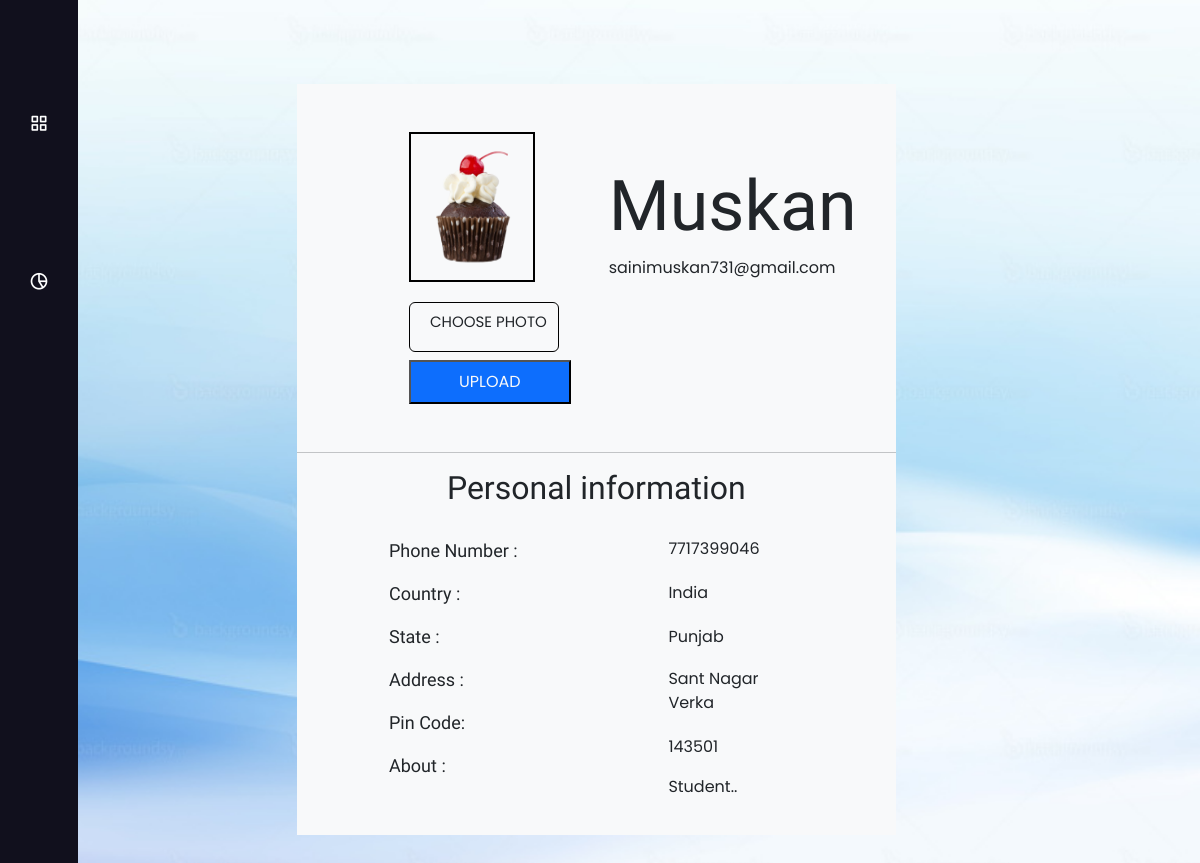
The page /UserProfile (signed in) on the database its author committed.
### imageapp/models.py (models this page shows, shortened)
class register(models.Model):
    name=models.CharField(max_length=100)
    email=models.EmailField()
    password=models.CharField(max_length=20)
    phoneno=models.CharField(max_length=13 ,blank=True ,null=True)
    Country=models.CharField(max_length=50 ,blank=True ,null=True)
    State=models.CharField(max_length=50 ,blank=True ,null=True)
    Address=models.CharField(max_length=100 ,blank=True ,null=True)
    Pincode=models.CharField(max_length=100 ,blank=True ,null=True)
    detail=models.CharField(max_length=500 ,blank=True ,null=True)
    profile=models.ImageField(upload_to="data",blank=True, null=True)

### imageapp/views.py (the view)
# urls.py: path('UserProfile',views.Userprof,name="myprofile"),
def Userprof(request):
     if not request.session.has_key('email'):
          return redirect('/Login')
     user=register.objects.get(email=request.session['email'])
     if request.method == "POST":
          print("yes")
          user.profile=request.FILES['file1']
          user.save()
          """x=request.FILES['file1']
          print("=====================",x)
          import os
          import numpy as np
          s=os.getcwd(x)
          print(s)"""
          return render(request,'userprofile.html',{'user':user,'msg':'success'})
     else:
          return render(request,'userprofile.html',{'user':user})

### templates/userprofile.html (shortened to what this page needs)
{%extends 'side2.html' %}
{% block content %}
{% load static %}
<!DOCTYPE html>
<html lang="en">
<head>
    <link rel="stylesheet" href="{%static 'css/bootstrap.min.css' %}">
    <link rel="stylesheet" href="{%static 'icofont/icofont.min.css' %}">
    <link rel="stylesheet" href="https://cdn.rawgit.com/michalsnik/aos/2.0.4/dist/aos.css">
  </head>
<body class="bg-primary-subtle" style="overflow: auto;background-image: url({%static 'images/pp10.jpg' %});background-size: cover;">
    <div class="row p-5" >
      <div class="col-md-2"></div>
        <div class="col-md-7 mt-4 bg-light " >
            <div class="row">
                <div class="col-md-3">
                  {% if msg == 'success' %}
                  <img src="{{user.profile.url}}" style="width:100%;border:2px solid black;border-radius: 0%;height:150px;margin-left: 100px;margin-bottom: 20px;" class="mt-5" data-aos="zoom-in"  >
                  {% elif not user.profile%}
                  <img src="{%static 'images/avatar.png' %}" style="width:100%;border:2px solid black;border-radius: 0%;height:150px;margin-left: 100px;margin-bottom: 20px;" class="mt-5" data-aos="zoom-in"  >
                  {% else %}
            <img src="{{user.profile.url}}" style="width:100%;border:2px solid black;border-radius: 0%;height:150px;margin-left: 100px;margin-bottom: 20px;" class="mt-5" data-aos="zoom-in">
           {% endif %}
            <form method="POST" action="" enctype="multipart/form-data">
              <label for="file" style="margin-left: 100px; padding:5px;font-size:15px;padding-left:20px;padding-top:8px;">CHOOSE PHOTO</label>
            <button type="submit" class="mt-2 mb-5 ps-5 pe-5 pt-2 pb-2 bg-primary text-light" style="margin-left:100px;">UPLOAD</button>
          </form>
          </div>
          <div class="col-md-3 " style="margin-top: 80px;margin-left:150px;">
            <h1  style="font-family: Acme;font-size: 70px;" data-aos="flip-left">{{user.name}}</h1>
            <p>{{user.email}}</p>
          </div>
          <hr>
          <h2 style="text-align:center;margin-bottom: 30px;font-family: Acme;">Personal information</h2>
          <div class="row">
            <div class="col-md-5">
          <p style="margin-left:80px;font-size: large;font-family: Acme;">Phone Number : </p>
          <p style="margin-left:80px;font-size: large;font-family: Acme;">Country : </p>
          <p style="margin-left:80px;font-size: large;font-family: Acme;">State : </p>
          <p style="margin-left:80px;font-size: large;font-family: Acme;">Address : </p>
          <p style="margin-left:80px;font-size: large;font-family: Acme;">Pin Code: </p>
          <p style="margin-left:80px;font-size: large;font-family: Acme;">About : </p>
          </div>
          <div class="col-md-3" style="margin-left: 120px;">
            <p>{{user.phoneno}}</p>
            <p style="margin-top: 20px;" >{{user.Country}}</p>
            <p style="margin-top: 20px;">{{user.State}}</p>
            <p style="margin-top: 18px;">{{user.Address}}</p>
            <p style="margin-top: 20px;">{{user.Pincode}}</p>
            <p style="margin-top: 15px;padding-bottom: 20px;">{{user.detail}}</p>
            </div>
          </div>
        </div>
      </div>
      </div>
</body>
</html>
{% endblock %}

### static/side2.css (style rules this page uses)
* { margin: 0; padding: 0; box-sizing: border-box; font-family: 'Poppins', sans-serif; }

### templates/userprofile.html (style rules this page uses)
label { height: 50px; width: 150px; border-radius: 6px; border: 1px solid #000; }

### rows shown on the page
register: profile (picture), name "Muskan", email "sainimuskan731@gmail.com", phoneno "7717399046", Country "India", State "Punjab", Address "Sant Nagar Verka", Pincode "143501", detail "Student.."
